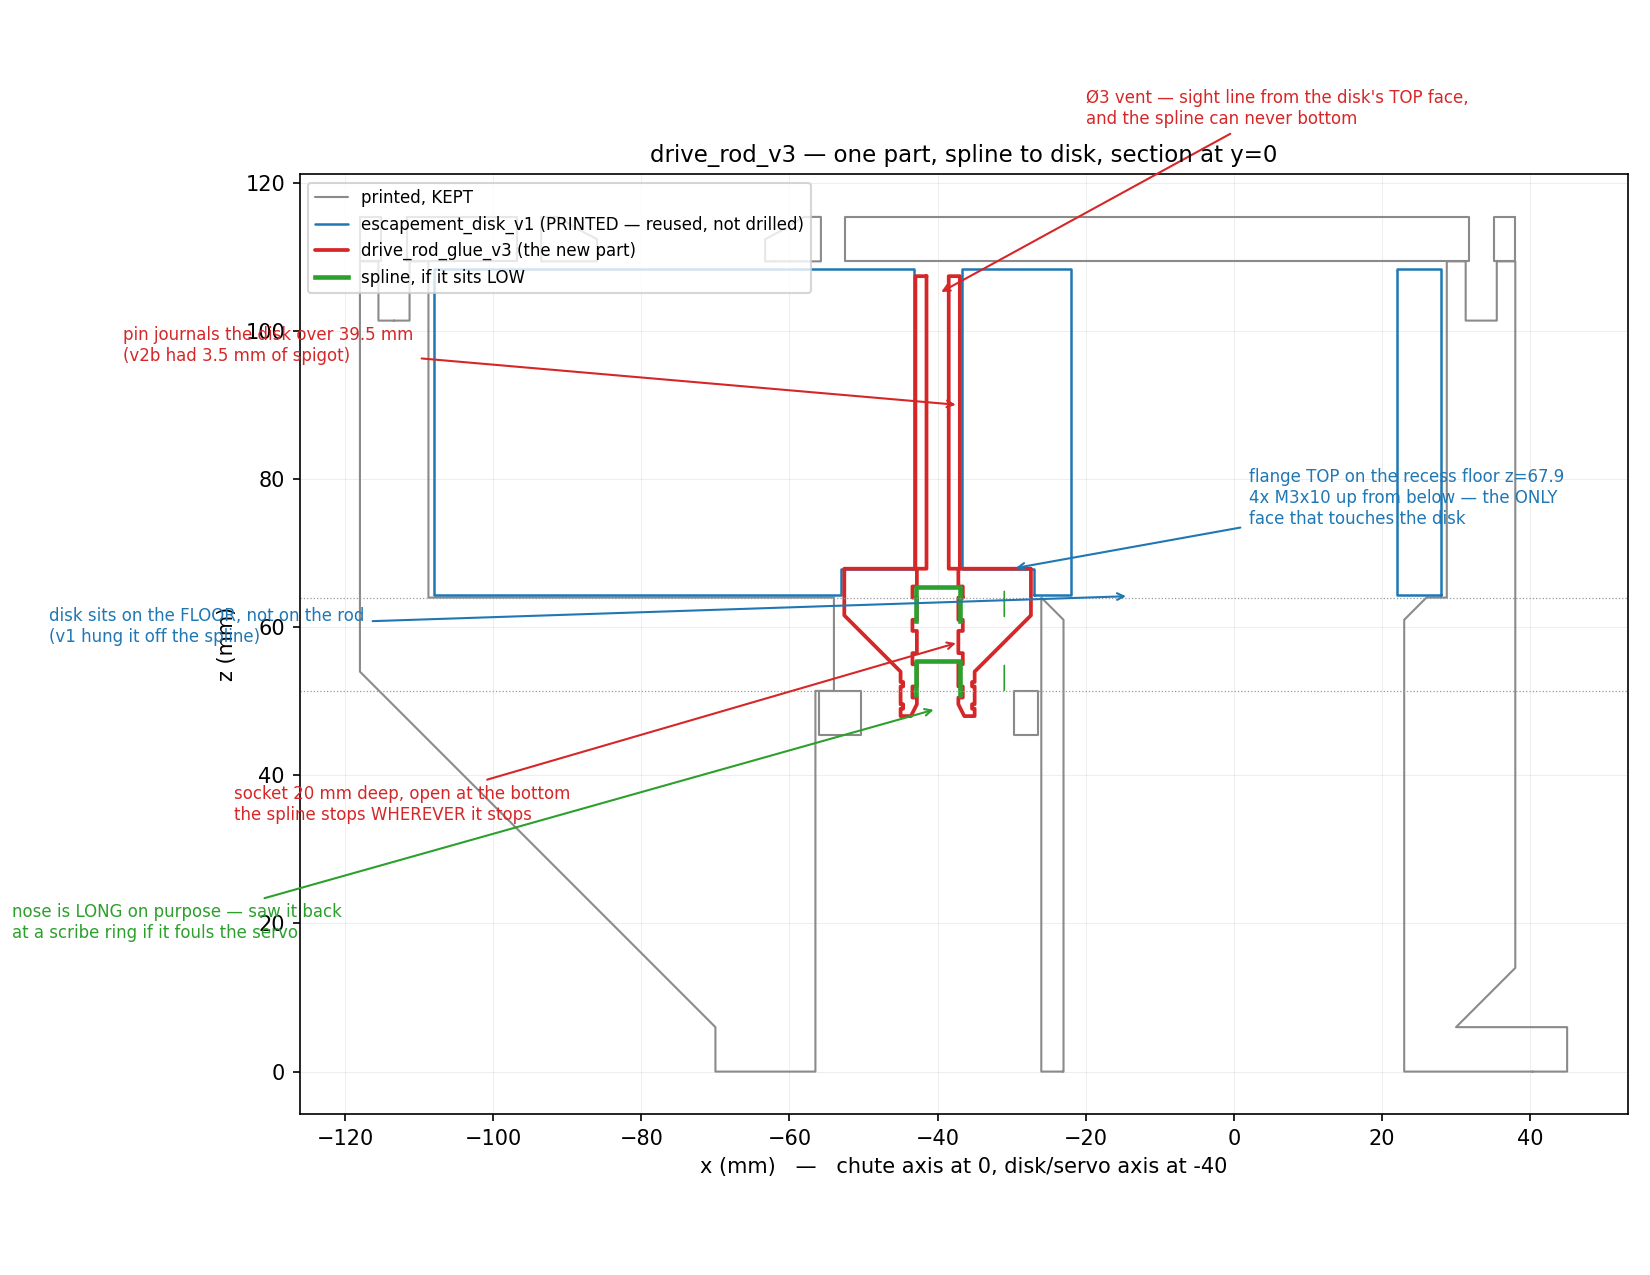

Here is the Python script that generated this plot:
#!/usr/bin/env python3
"""Section at y=0 through the disk axis — drive_rod_v3 in the printed hardware.

Draw the section. On this assembly the section drawing has caught a collision
that every numeric check missed (v2's clamp body vs coupler underside), so it
is not decoration.
"""
import os

import matplotlib
import numpy as np
import trimesh

matplotlib.use("Agg")
import matplotlib.pyplot as plt  # noqa: E402

import generate_rod_v3 as G  # noqa: E402

V1 = os.environ.get("V1_DIR", "../hopper_escapement_v1")
DX = -40.0


def sect(mesh, ax, color, label, lw=1.2, ls="-"):
    s = mesh.section(plane_origin=[0, 0, 0], plane_normal=[0, 1, 0])
    if s is None:
        return
    for ent in s.entities:
        p = s.vertices[ent.points]
        ax.plot(p[:, 0], p[:, 2], color=color, lw=lw, ls=ls, label=label,
                solid_capstyle="round")
        label = None


fig, ax = plt.subplots(figsize=(11, 8.5))

for f in ("hopper_base_v1.stl", "drum_lid_v1.stl", "servo_saddle_v1.stl"):
    try:
        sect(trimesh.load(f"{V1}/{f}"), ax, "#8a8a8a",
             "printed, KEPT" if f.startswith("hopper") else None, lw=1.0)
    except Exception:
        pass

sect(trimesh.load(f"{V1}/escapement_disk_v1.stl"), ax, "#1f77b4",
     "escapement_disk_v1 (PRINTED — reused, not drilled)")

rod = trimesh.load("drive_rod_glue_v3.stl")
rod.apply_translation([DX, 0, 0])
sect(rod, ax, "#d62728", "drive_rod_glue_v3 (the new part)", lw=1.8)

# where the spline might be — the whole point is that it does not matter
for z, lab, c in ((51.4 + 4.0, "spline, if it sits LOW", "#2ca02c"),
                  (51.4 + 14.0, "spline, if it sits HIGH", "#2ca02c")):
    ax.plot([DX - 2.96, DX - 2.96, DX + 2.96, DX + 2.96],
            [z - 4.5, z, z, z - 4.5], color=c, lw=2.2, ls="-",
            label=lab if z < 60 else None)
    ax.annotate("", xy=(DX + 9, z), xytext=(DX + 9, z - 4.5),
                arrowprops=dict(arrowstyle="-", color=c, lw=0.8))

ax.annotate(f"socket {G.SOCKET_Z1-G.NOSE_Z0:.0f} mm deep, open at the bottom\n"
            "the spline stops WHEREVER it stops",
            xy=(DX + 3, 58), xytext=(-135, 34), fontsize=8, color="#d62728",
            arrowprops=dict(arrowstyle="->", color="#d62728", lw=1))
ax.annotate("pin journals the disk over 39.5 mm\n"
            "(v2b had 3.5 mm of spigot)",
            xy=(DX + 3, 90), xytext=(-150, 96), fontsize=8, color="#d62728",
            arrowprops=dict(arrowstyle="->", color="#d62728", lw=1))
ax.annotate("Ø3 vent — sight line from the disk's TOP face,\n"
            "and the spline can never bottom",
            xy=(DX, 105), xytext=(-20, 128), fontsize=8, color="#d62728",
            arrowprops=dict(arrowstyle="->", color="#d62728", lw=1))
ax.annotate("flange TOP on the recess floor z=67.9\n"
            "4x M3x10 up from below — the ONLY\nface that touches the disk",
            xy=(DX + 10, 67.9), xytext=(2, 74), fontsize=8, color="#1f77b4",
            arrowprops=dict(arrowstyle="->", color="#1f77b4", lw=1))
ax.annotate("disk sits on the FLOOR, not on the rod\n(v1 hung it off the spline)",
            xy=(DX + 26, 64.2), xytext=(-160, 58), fontsize=8, color="#1f77b4",
            arrowprops=dict(arrowstyle="->", color="#1f77b4", lw=1))
ax.annotate("nose is LONG on purpose — saw it back\nat a scribe ring if it fouls the servo",
            xy=(DX, 49), xytext=(-165, 18), fontsize=8, color="#2ca02c",
            arrowprops=dict(arrowstyle="->", color="#2ca02c", lw=1))

ax.axhline(G.FLOOR_Z1, color="#999", lw=0.6, ls=":")
ax.axhline(G.FLOOR_Z0, color="#999", lw=0.6, ls=":")
ax.set_aspect("equal")
ax.set_xlabel("x (mm)   —   chute axis at 0, disk/servo axis at -40")
ax.set_ylabel("z (mm)")
ax.set_title("drive_rod_v3 — one part, spline to disk, section at y=0", fontsize=11)
ax.legend(fontsize=8, loc="upper left")
ax.grid(alpha=0.25, lw=0.4)
plt.tight_layout()
plt.savefig("preview_rod_v3.png", dpi=150)
print("preview_rod_v3.png")
